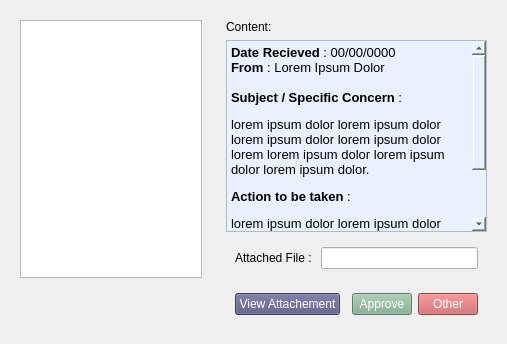
                 <widget class="QWidget" name="tab_6">
                  <attribute name="title">
                   <string>Waiting for Approval</string>
                  </attribute>
                  <layout class="QHBoxLayout" name="horizontalLayout_4">
                   <item>
                    <widget class="QWidget" name="widget" native="true">
                     <property name="minimumSize">
                      <size>
                       <width>200</width>
                       <height>0</height>
                      </size>
                     </property>
                     <property name="maximumSize">
                      <size>
                       <width>200</width>
                       <height>16777215</height>
                      </size>
                     </property>
                     <layout class="QVBoxLayout" name="verticalLayout_3">
                      <item>
                       <widget class="QListWidget" name="mail_inbox_waiting_list"/>
                      </item>
                      <item>
                       <widget class="QWidget" name="widget_13" native="true">
                        <property name="minimumSize">
                         <size>
                          <width>0</width>
                          <height>40</height>
                         </size>
                        </property>
                       </widget>
                      </item>
                     </layout>
                    </widget>
                   </item>
                   <item>
                    <widget class="QWidget" name="widget_9" native="true">
                     <layout class="QVBoxLayout" name="verticalLayout_2">
                      <item>
                       <widget class="QLabel" name="label_12">
                        <property name="font">
                         <font>
                          <family>Segoe UI</family>
                          <pointsize>9</pointsize>
                         </font>
                        </property>
                        <property name="text">
                         <string>Content:</string>
                        </property>
                       </widget>
                      </item>
                      <item>
                       <widget class="QTextBrowser" name="mail_inbox_text_browser">
                        <property name="font">
                         <font>
                          <family>Segoe UI</family>
                         </font>
                        </property>
                        <property name="styleSheet">
                         <string notr="true">background-color: rgb(235, 240, 255);</string>
                        </property>
                        <property name="html">
                         <string>&lt;!DOCTYPE HTML PUBLIC &quot;-//W3C//DTD HTML 4.0//EN&quot; &quot;http://www.w3.org/TR/REC-html40/strict.dtd&quot;&gt;
&lt;html&gt;&lt;head&gt;&lt;meta name=&quot;qrichtext&quot; content=&quot;1&quot; /&gt;&lt;style type=&quot;text/css&quot;&gt;
p, li { white-space: pre-wrap; }
&lt;/style&gt;&lt;/head&gt;&lt;body style=&quot; font-family:'Segoe UI'; font-size:8.25pt; font-weight:400; font-style:normal;&quot;&gt;
&lt;p style=&quot; margin-top:12px; margin-bottom:12px; margin-left:0px; margin-right:0px; -qt-block-indent:0; text-indent:0px;&quot;&gt;&lt;span style=&quot; font-size:10pt; font-weight:600;&quot;&gt;Date Recieved&lt;/span&gt;&lt;span style=&quot; font-size:10pt;&quot;&gt; : 00/00/0000&lt;br /&gt;&lt;/span&gt;&lt;span style=&quot; font-size:10pt; font-weight:600;&quot;&gt;From&lt;/span&gt;&lt;span style=&quot; font-size:10pt;&quot;&gt; : Lorem Ipsum Dolor&lt;br /&gt;&lt;br /&gt;&lt;/span&gt;&lt;span style=&quot; font-size:10pt; font-weight:600;&quot;&gt;Subject / Specific Concern&lt;/span&gt;&lt;span style=&quot; font-size:10pt;&quot;&gt; :&lt;/span&gt;&lt;/p&gt;
&lt;p style=&quot; margin-top:12px; margin-bottom:12px; margin-left:0px; margin-right:0px; -qt-block-indent:0; text-indent:0px;&quot;&gt;&lt;span style=&quot; font-size:10pt;&quot;&gt;lorem ipsum dolor lorem ipsum dolor lorem ipsum dolor lorem ipsum dolor lorem lorem ipsum dolor lorem ipsum dolor lorem ipsum dolor.&lt;/span&gt;&lt;/p&gt;
&lt;p style=&quot; margin-top:12px; margin-bottom:12px; margin-left:0px; margin-right:0px; -qt-block-indent:0; text-indent:0px;&quot;&gt;&lt;span style=&quot; font-size:10pt; font-weight:600;&quot;&gt;Action to be taken&lt;/span&gt;&lt;span style=&quot; font-size:10pt;&quot;&gt; :&lt;/span&gt;&lt;/p&gt;
&lt;p style=&quot; margin-top:12px; margin-bottom:12px; margin-left:0px; margin-right:0px; -qt-block-indent:0; text-indent:0px;&quot;&gt;&lt;span style=&quot; font-size:10pt;&quot;&gt;lorem ipsum dolor lorem ipsum dolor lorem ipsum dolor lorem ipsum dolor lorem lorem ipsum dolor lorem ipsum dolor lorem ipsum dolor.&lt;/span&gt;&lt;/p&gt;
&lt;p style=&quot;-qt-paragraph-type:empty; margin-top:12px; margin-bottom:12px; margin-left:0px; margin-right:0px; -qt-block-indent:0; text-indent:0px; font-size:10pt;&quot;&gt;&lt;br /&gt;&lt;/p&gt;&lt;/body&gt;&lt;/html&gt;</string>
                        </property>
                       </widget>
                      </item>
                      <item>
                       <widget class="QWidget" name="mail_inbox_attached_file" native="true">
                        <property name="minimumSize">
                         <size>
                          <width>0</width>
                          <height>30</height>
                         </size>
                        </property>
                        <layout class="QHBoxLayout" name="horizontalLayout_10">
                         <item>
                          <widget class="QLabel" name="label_3">
                           <property name="font">
                            <font>
                             <family>Segoe UI</family>
                             <pointsize>9</pointsize>
                            </font>
                           </property>
                           <property name="text">
                            <string>Attached File : </string>
                           </property>
                          </widget>
                         </item>
                         <item>
                          <widget class="QLineEdit" name="mail_inbox_waiting_attached_name">
                           <property name="readOnly">
                            <bool>true</bool>
                           </property>
                          </widget>
                         </item>
                        </layout>
                       </widget>
                      </item>
                      <item>
                       <widget class="QWidget" name="widget_10" native="true">
                        <property name="minimumSize">
                         <size>
                          <width>0</width>
                          <height>40</height>
                         </size>
                        </property>
                        <layout class="QHBoxLayout" name="horizontalLayout_5">
                         <item>
                          <widget class="QPushButton" name="mail_inbox_waiting_view">
                           <property name="maximumSize">
                            <size>
                             <width>110</width>
                             <height>16777215</height>
                            </size>
                           </property>
                           <property name="font">
                            <font>
                             <family>Segoe UI</family>
                             <pointsize>9</pointsize>
                            </font>
                           </property>
                           <property name="styleSheet">
                            <string notr="true">background-color: rgb(85, 85, 127);
color: rgb(255, 255, 255);</string>
                           </property>
                           <property name="text">
                            <string>View Attachement</string>
                           </property>
                          </widget>
                         </item>
                         <item>
                          <widget class="QWidget" name="widget_12" native="true"/>
                         </item>
                         <item>
                          <widget class="QPushButton" name="mail_inbox_waiting_approve">
                           <property name="maximumSize">
                            <size>
                             <width>60</width>
                             <height>16777215</height>
                            </size>
                           </property>
                           <property name="font">
                            <font>
                             <family>Segoe UI</family>
                             <pointsize>9</pointsize>
                            </font>
                           </property>
                           <property name="styleSheet">
                            <string notr="true">background-color: rgb(127, 170, 141);
color: rgb(255, 255, 255);</string>
                           </property>
                           <property name="text">
                            <string>Approve</string>
                           </property>
                          </widget>
                         </item>
                         <item>
                          <widget class="QPushButton" name="mail_inbox_waiting_reject">
                           <property name="maximumSize">
                            <size>
                             <width>60</width>
                             <height>16777215</height>
                            </size>
                           </property>
                           <property name="font">
                            <font>
                             <family>Segoe UI</family>
                             <pointsize>9</pointsize>
                            </font>
                           </property>
                           <property name="styleSheet">
                            <string notr="true">background-color: rgb(198, 92, 94);
color: rgb(255, 255, 255);</string>
                           </property>
                           <property name="text">
                            <string>Other</string>
                           </property>
                          </widget>
                         </item>
                        </layout>
                       </widget>
                      </item>
                     </layout>
                    </widget>
                   </item>
                  </layout>
                 </widget>
